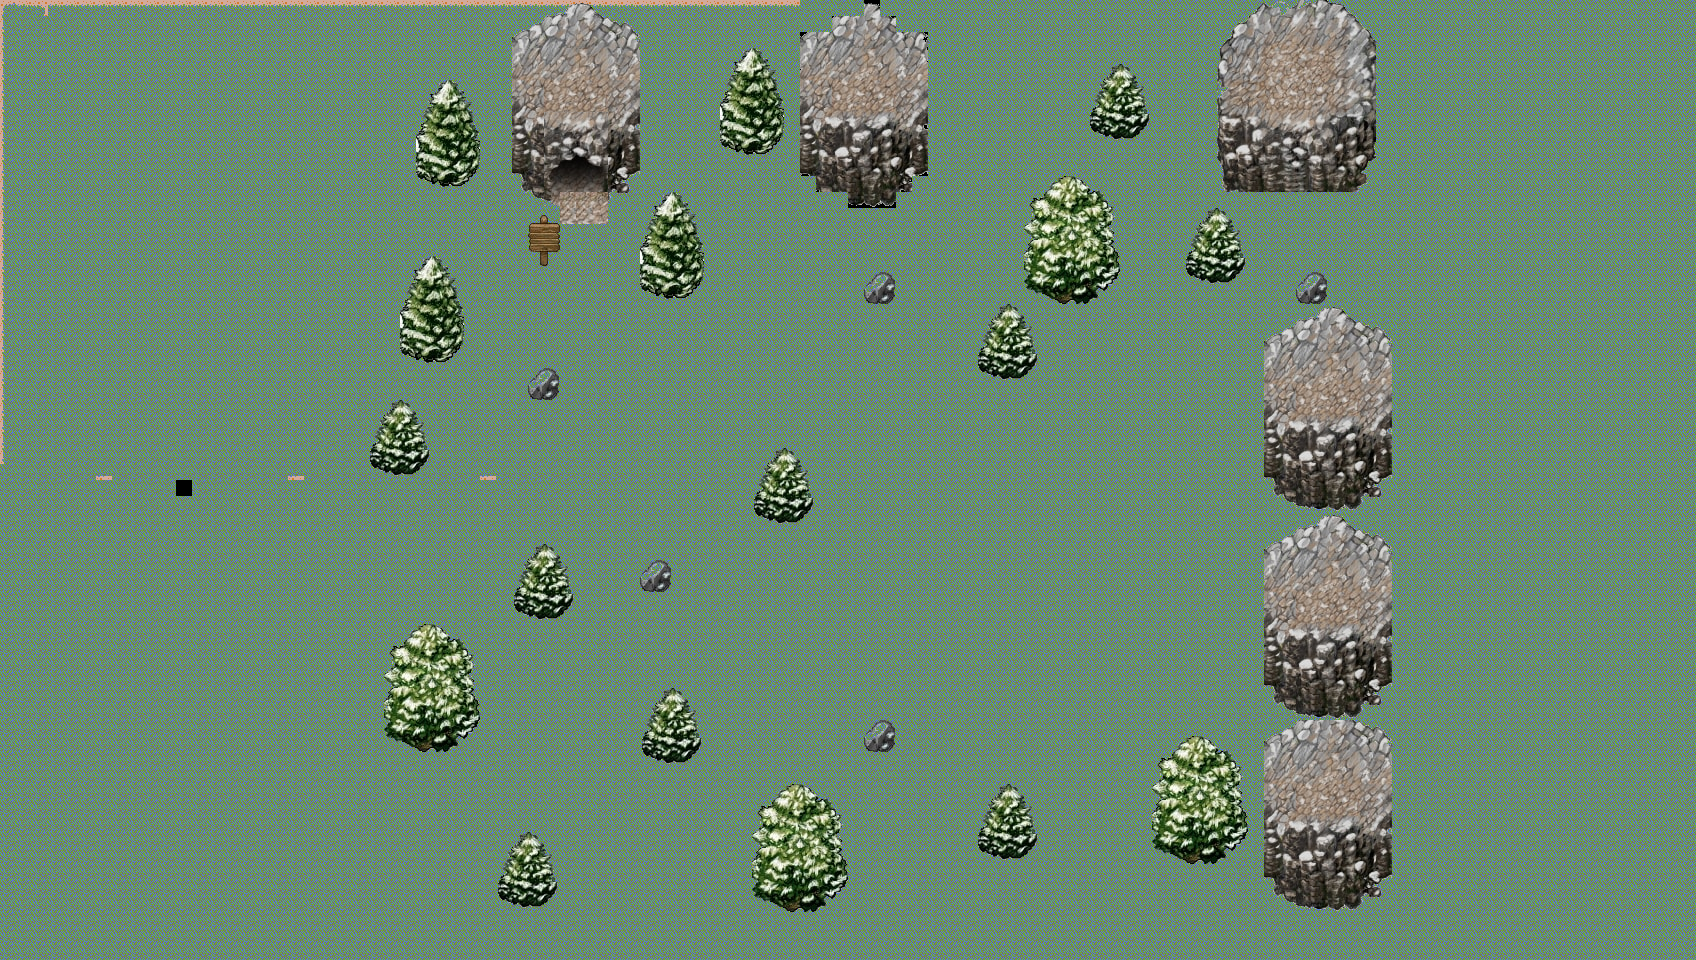

Rendered tile map (Tiled .tmx) drawn with the repository's tilesets; below, a short description and the map source with its tile grids summarised:
An orthogonal 106x60 tile map with 16x16 px tiles, 2 tile layers (Tilemap, arvores), 2 tilesets.

<map version="1.0" tiledversion="1.1.5" orientation="orthogonal" renderorder="right-down" width="106" height="60" tilewidth="16" tileheight="16" infinite="0" nextobjectid="1">
 <tileset firstgid="1" name="Tilemap" tilewidth="16" tileheight="16" tilecount="819" columns="21">
  <image source="Tilemap.png" width="336" height="624" />
 </tileset>
 <tileset firstgid="820" source="snowWIP.tsx" />
 <layer name="Tilemap" width="106" height="60">
  <data>[6360 cells, 6359 non-empty, 92 distinct tile ids]</data>
 </layer>
 <layer name="arvores" width="106" height="60">
  <data>[6360 cells, 1051 non-empty, 357 distinct tile ids]</data>
 </layer>
</map>